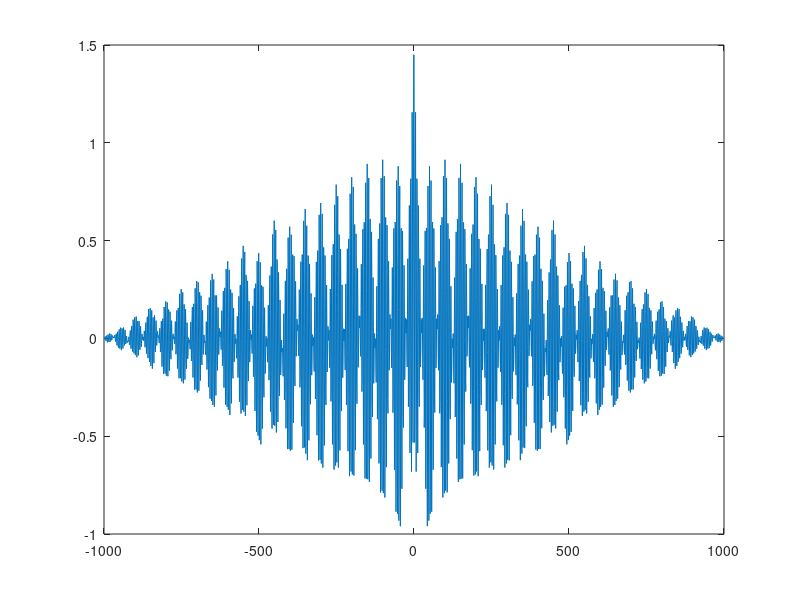
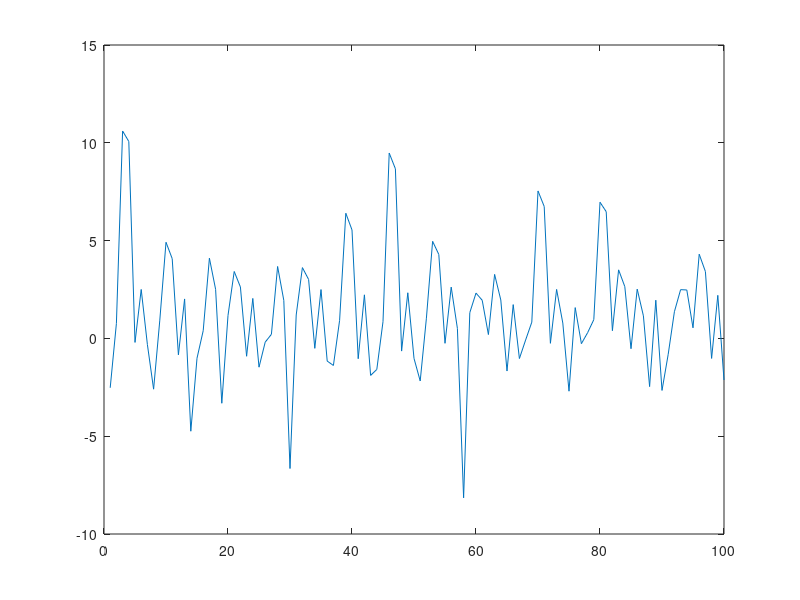
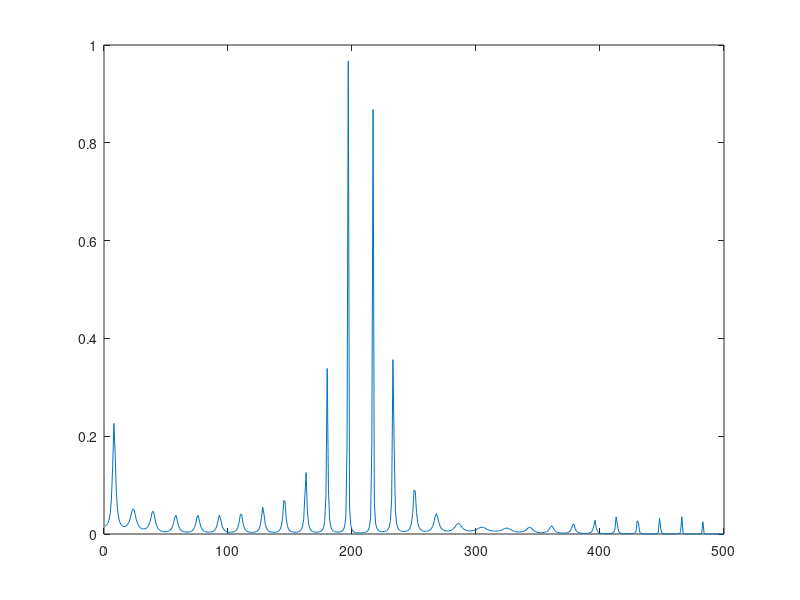
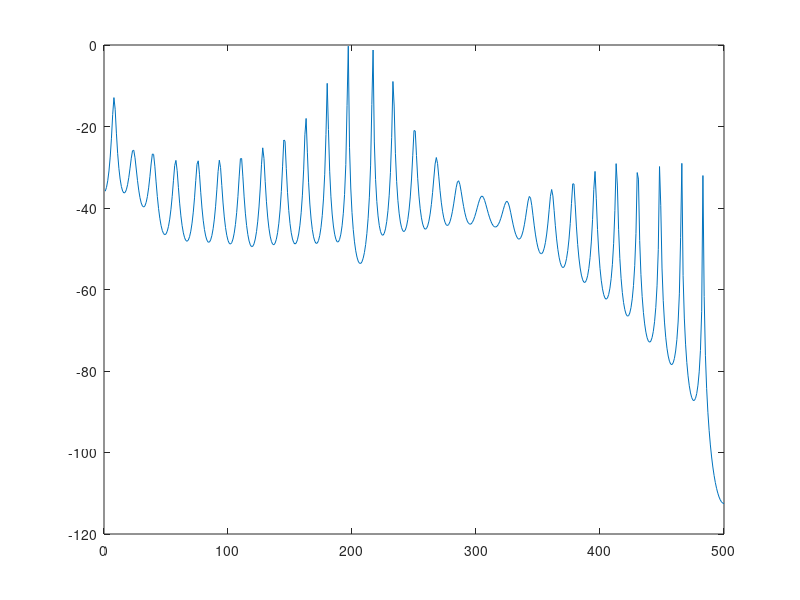

Write the MATLAB code that produced these figures, in order.
% Ve mat do pho cong suat, dung mo hinh AR, 
% phuong trinh Yule - Walker
% uoc luong ham tu tuong quan khong lech (unbiased estimation)

clear
close all
clc
load myfile.mat xx

N=1001;
T=0.001;

tt=xx(1,:);
yy=xx(2,:);

% Uoc luong ham tu tuong quan khong lech
for m=1:N
    s(m)=0;
    for k=1:(N-m+1)
        s(m)=s(m) + yy(k)*yy(k+m-1);
    end
    r1(m)=s(m)/N;
end

for m=1001:2001
    rr(m)=r1(m-1000);
end

for m=1:1000
    rr(m)=rr(2001-m);
end

mm=-1000:1000;
figure
plot(mm,rr);

% Tim p
for p=1:100
    
    rn=zeros(p,1);
    R=zeros(p,p); 
    theta=zeros(p,1);
    for k=1:p
        rn(k)=rr(k+1001);
    end

    for m=1:p
        for n=1:p
            R(m,n) = -rr(m-n+1001);
        end
    end

    theta = R\rn;

    b0 = theta'*rn;

    AIC(p) = 2*p/N + log(b0.^2);
   
end

figure
pp=1:100;
plot(pp,AIC);

min=AIC(1);
for p=1:100
    if (AIC(p)<min)
        min=AIC(p);
        p0=p;
    end
end

fprintf(' Gia tri p de AIC nho nhat la: %d',p0);


% Sau khi da xac dinh duoc p, ta ve pho mat do cong suat
p=p0;
rn=zeros(p,1);
R=zeros(p,p); 
theta=zeros(p,1);
for k=1:p
    rn(k)=rr(k+1001);
end

for m=1:p
    for n=1:p
        R(m,n) = -rr(m-n+1001);
    end
end

theta = R\rn;

b0 = sqrt(theta'*rn);

for f=1:500
    s(f)=1;
    for k=1:p
        s(f)=s(f)+theta(k)*exp(-1i*2*pi*f*T.*k);
    end
    H(f)=b0/s(f);
    
end

P=(abs(H)).^2;
P_3db=20*log10(P);

figure
ff=1:500;
plot(ff,P);

figure
plot(ff,P_3db);